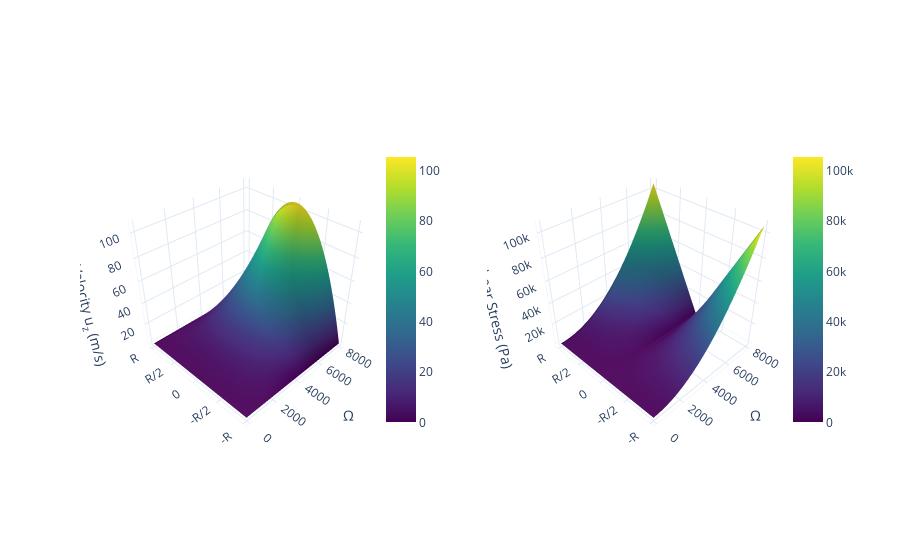

Here is the notebook cell this chart was saved with:
### Code cell
fig = make_subplots(
    rows=1, cols=2,
    specs=[[{'type': 'surface'}, {'type': 'surface'}]])
# adding surfaces to subplots.
fig.add_trace(go.Surface(x=list(x), y=list(y), z=z1, colorscale='Viridis',showscale=True,
                        colorbar=dict(len=0.75, x=0.40)),row=1,col=1)
fig.add_trace(go.Surface(x=list(x), y=list(y), z=z2, colorscale='Viridis',showscale=True,
                        colorbar=dict(len=0.75, x=0.95)),row=1,col=2)
#fig.add_trace(go.Surface(x=x, y=y, z=z2, colorscale='Viridis', showscale=True))
fig.update_layout(template='plotly_white')
#noaxis=dict(showbackground=False,showline=True,zeroline=True,showgrid=True,showticklabels=False,title='')

zoom=1.4
camera = dict(
    up=dict(x=0, y=0, z=1),
    center=dict(x=0, y=0, z=0),
    eye=dict(x=-1.25*zoom, y=-1.25*zoom, z=1.25*zoom)
)

fig.update_layout(
    scene1=dict(camera=camera,#the default values are 1.25, 1.25, 1.25
           yaxis=dict(title="",showline=True,zeroline=True,showgrid=True,showticklabels=True,
                     tickvals=[-0.0002,-0.0001,0,0.0001,0.0002],ticktext=["-R","-R/2","0","R/2","R"]),
           xaxis=dict(title=u"\u03A9",showline=True,zeroline=True,showgrid=True,showticklabels=True,
                     tickvals=[0,2000,4000,6000,8000]),
           zaxis=dict(title="Velocity u<sub>z</sub> (m/s)",showline=True,zeroline=True,showgrid=True,
                      showticklabels=True,tickvals=[20,40,60,80,100])),
    scene2=dict(camera=camera,#the default values are 1.25, 1.25, 1.25
           yaxis=dict(title="",showline=True,zeroline=True,showgrid=True,showticklabels=True,
                     tickvals=[-0.0002,-0.0001,0,0.0001,0.0002],ticktext=["-R","-R/2","0","R/2","R"]),
           xaxis=dict(title=u"\u03A9",showline=True,zeroline=True,showgrid=True,showticklabels=True,
                     tickvals=[0,2000,4000,6000,8000]),
           zaxis=dict(title="Shear Stress (Pa)",showline=True,zeroline=True,showgrid=True,
                      showticklabels=True,tickvals=[20000,40000,60000,80000,100000])))
fig.show()
fig.write_image("Image.png",width=1100, height=600, scale=2)

### Figure 1 — Plotly figure (JSON) as saved in the notebook; plotly's stock layout.template omitted (floating-point values rounded to 4 significant figures; data arrays with more than 128 entries replaced by an {"elided": "..."} marker saying what was removed)
{"data": [{"colorbar": {"len": 0.75, "x": 0.4}, "colorscale": [[0, "#440154"], [0.1111, "#482878"], [0.2222, "#3e4989"], [0.3333, "#31688e"], [0.4444, "#26828e"], [0.5556, "#1f9e89"], [0.6667, "#35b779"], [0.7778, "#6ece58"], [0.8889, "#b5de2b"], [1, "#fde725"]], "scene": "scene", "showscale": true, "type": "surface", "x": [0, 80.81, 161.6, 242.4, 323.2, 404.0, 484.8, 565.7, 646.5, 727.3, 808.1, 888.9, 969.7, 1051.0, 1131.0, 1212.0, 1293.0, 1374.0, 1455.0, 1535.0, 1616.0, 1697.0, 1778.0, 1859.0, 1939.0, 2020.0, 2101.0, 2182.0, 2263.0, 2343.0, 2424.0, 2505.0, 2586.0, 2667.0, 2747.0, 2828.0, 2909.0, 2990.0, 3071.0, 3152.0, 3232.0, 3313.0, 3394.0, 3475.0, 3556.0, 3636.0, 3717.0, 3798.0, 3879.0, 3960.0, 4040.0, 4121.0, 4202.0, 4283.0, 4364.0, 4444.0, 4525.0, 4606.0, 4687.0, 4768.0, 4848.0, 4929.0, 5010.0, 5091.0, 5172.0, 5253.0, 5333.0, 5414.0, 5495.0, 5576.0, 5657.0, 5737.0, 5818.0, 5899.0, 5980.0, 6061.0, 6141.0, 6222.0, 6303.0, 6384.0, 6465.0, 6545.0, 6626.0, 6707.0, 6788.0, 6869.0, 6949.0, 7030.0, 7111.0, 7192.0, 7273.0, 7354.0, 7434.0, 7515.0, 7596.0, 7677.0, 7758.0, 7838.0, 7919.0, 8000], "y": [-0.0002, -0.000196, -0.0001919, -0.0001879, -0.0001838, -0.0001798, -0.0001758, -0.0001717, -0.0001677, -0.0001636, -0.0001596, -0.0001556, -0.0001515, -0.0001475, -0.0001434, -0.0001394, -0.0001354, -0.0001313, -0.0001273, -0.0001232, -0.0001192, -0.0001152, -0.0001111, -0.0001071, -0.000103, -9.899e-05, -9.495e-05, -9.091e-05, -8.687e-05, -8.283e-05, -7.879e-05, -7.475e-05, -7.071e-05, -6.667e-05, -6.263e-05, -5.859e-05, -5.455e-05, -5.051e-05, -4.646e-05, -4.242e-05, -3.838e-05, -3.434e-05, -3.03e-05, -2.626e-05, -2.222e-05, -1.818e-05, -1.414e-05, -1.01e-05, -6.061e-06, -2.02e-06, 2.02e-06, 6.061e-06, 1.01e-05, 1.414e-05, 1.818e-05, 2.222e-05, 2.626e-05, 3.03e-05, 3.434e-05, 3.838e-05, 4.242e-05, 4.646e-05, 5.051e-05, 5.455e-05, 5.859e-05, 6.263e-05, 6.667e-05, 7.071e-05, 7.475e-05, 7.879e-05, 8.283e-05, 8.687e-05, 9.091e-05, 9.495e-05, 9.899e-05, 0.000103, 0.0001071, 0.0001111, 0.0001152, 0.0001192, 0.0001232, 0.0001273, 0.0001313, 0.0001354, 0.0001394, 0.0001434, 0.0001475, 0.0001515, 0.0001556, 0.0001596, 0.0001636, 0.0001677, 0.0001717, 0.0001758, 0.0001798, 0.0001838, 0.0001879, 0.0001919, 0.000196, 0.0002], "z": {"elided": "201x201 float values"}}, {"colorbar": {"len": 0.75, "x": 0.95}, "colorscale": [[0, "#440154"], [0.1111, "#482878"], [0.2222, "#3e4989"], [0.3333, "#31688e"], [0.4444, "#26828e"], [0.5556, "#1f9e89"], [0.6667, "#35b779"], [0.7778, "#6ece58"], [0.8889, "#b5de2b"], [1, "#fde725"]], "scene": "scene2", "showscale": true, "type": "surface", "x": [0, 80.81, 161.6, 242.4, 323.2, 404.0, 484.8, 565.7, 646.5, 727.3, 808.1, 888.9, 969.7, 1051.0, 1131.0, 1212.0, 1293.0, 1374.0, 1455.0, 1535.0, 1616.0, 1697.0, 1778.0, 1859.0, 1939.0, 2020.0, 2101.0, 2182.0, 2263.0, 2343.0, 2424.0, 2505.0, 2586.0, 2667.0, 2747.0, 2828.0, 2909.0, 2990.0, 3071.0, 3152.0, 3232.0, 3313.0, 3394.0, 3475.0, 3556.0, 3636.0, 3717.0, 3798.0, 3879.0, 3960.0, 4040.0, 4121.0, 4202.0, 4283.0, 4364.0, 4444.0, 4525.0, 4606.0, 4687.0, 4768.0, 4848.0, 4929.0, 5010.0, 5091.0, 5172.0, 5253.0, 5333.0, 5414.0, 5495.0, 5576.0, 5657.0, 5737.0, 5818.0, 5899.0, 5980.0, 6061.0, 6141.0, 6222.0, 6303.0, 6384.0, 6465.0, 6545.0, 6626.0, 6707.0, 6788.0, 6869.0, 6949.0, 7030.0, 7111.0, 7192.0, 7273.0, 7354.0, 7434.0, 7515.0, 7596.0, 7677.0, 7758.0, 7838.0, 7919.0, 8000], "y": [-0.0002, -0.000196, -0.0001919, -0.0001879, -0.0001838, -0.0001798, -0.0001758, -0.0001717, -0.0001677, -0.0001636, -0.0001596, -0.0001556, -0.0001515, -0.0001475, -0.0001434, -0.0001394, -0.0001354, -0.0001313, -0.0001273, -0.0001232, -0.0001192, -0.0001152, -0.0001111, -0.0001071, -0.000103, -9.899e-05, -9.495e-05, -9.091e-05, -8.687e-05, -8.283e-05, -7.879e-05, -7.475e-05, -7.071e-05, -6.667e-05, -6.263e-05, -5.859e-05, -5.455e-05, -5.051e-05, -4.646e-05, -4.242e-05, -3.838e-05, -3.434e-05, -3.03e-05, -2.626e-05, -2.222e-05, -1.818e-05, -1.414e-05, -1.01e-05, -6.061e-06, -2.02e-06, 2.02e-06, 6.061e-06, 1.01e-05, 1.414e-05, 1.818e-05, 2.222e-05, 2.626e-05, 3.03e-05, 3.434e-05, 3.838e-05, 4.242e-05, 4.646e-05, 5.051e-05, 5.455e-05, 5.859e-05, 6.263e-05, 6.667e-05, 7.071e-05, 7.475e-05, 7.879e-05, 8.283e-05, 8.687e-05, 9.091e-05, 9.495e-05, 9.899e-05, 0.000103, 0.0001071, 0.0001111, 0.0001152, 0.0001192, 0.0001232, 0.0001273, 0.0001313, 0.0001354, 0.0001394, 0.0001434, 0.0001475, 0.0001515, 0.0001556, 0.0001596, 0.0001636, 0.0001677, 0.0001717, 0.0001758, 0.0001798, 0.0001838, 0.0001879, 0.0001919, 0.000196, 0.0002], "z": {"elided": "201x201 float values"}}], "layout": {"scene": {"camera": {"center": {"x": 0, "y": 0, "z": 0}, "eye": {"x": -1.75, "y": -1.75, "z": 1.75}, "up": {"x": 0, "y": 0, "z": 1}}, "domain": {"x": [0, 0.45], "y": [0, 1]}, "xaxis": {"showgrid": true, "showline": true, "showticklabels": true, "tickvals": [0, 2000, 4000, 6000, 8000], "title": {"text": "Ω"}, "zeroline": true}, "yaxis": {"showgrid": true, "showline": true, "showticklabels": true, "ticktext": ["-R", "-R/2", "0", "R/2", "R"], "tickvals": [-0.0002, -0.0001, 0, 0.0001, 0.0002], "title": {"text": ""}, "zeroline": true}, "zaxis": {"showgrid": true, "showline": true, "showticklabels": true, "tickvals": [20, 40, 60, 80, 100], "title": {"text": "Velocity u<sub>z</sub> (m/s)"}, "zeroline": true}}, "scene2": {"camera": {"center": {"x": 0, "y": 0, "z": 0}, "eye": {"x": -1.75, "y": -1.75, "z": 1.75}, "up": {"x": 0, "y": 0, "z": 1}}, "domain": {"x": [0.55, 1], "y": [0, 1]}, "xaxis": {"showgrid": true, "showline": true, "showticklabels": true, "tickvals": [0, 2000, 4000, 6000, 8000], "title": {"text": "Ω"}, "zeroline": true}, "yaxis": {"showgrid": true, "showline": true, "showticklabels": true, "ticktext": ["-R", "-R/2", "0", "R/2", "R"], "tickvals": [-0.0002, -0.0001, 0, 0.0001, 0.0002], "title": {"text": ""}, "zeroline": true}, "zaxis": {"showgrid": true, "showline": true, "showticklabels": true, "tickvals": [20000, 40000, 60000, 80000, 100000], "title": {"text": "Shear Stress (Pa)"}, "zeroline": true}}}}
